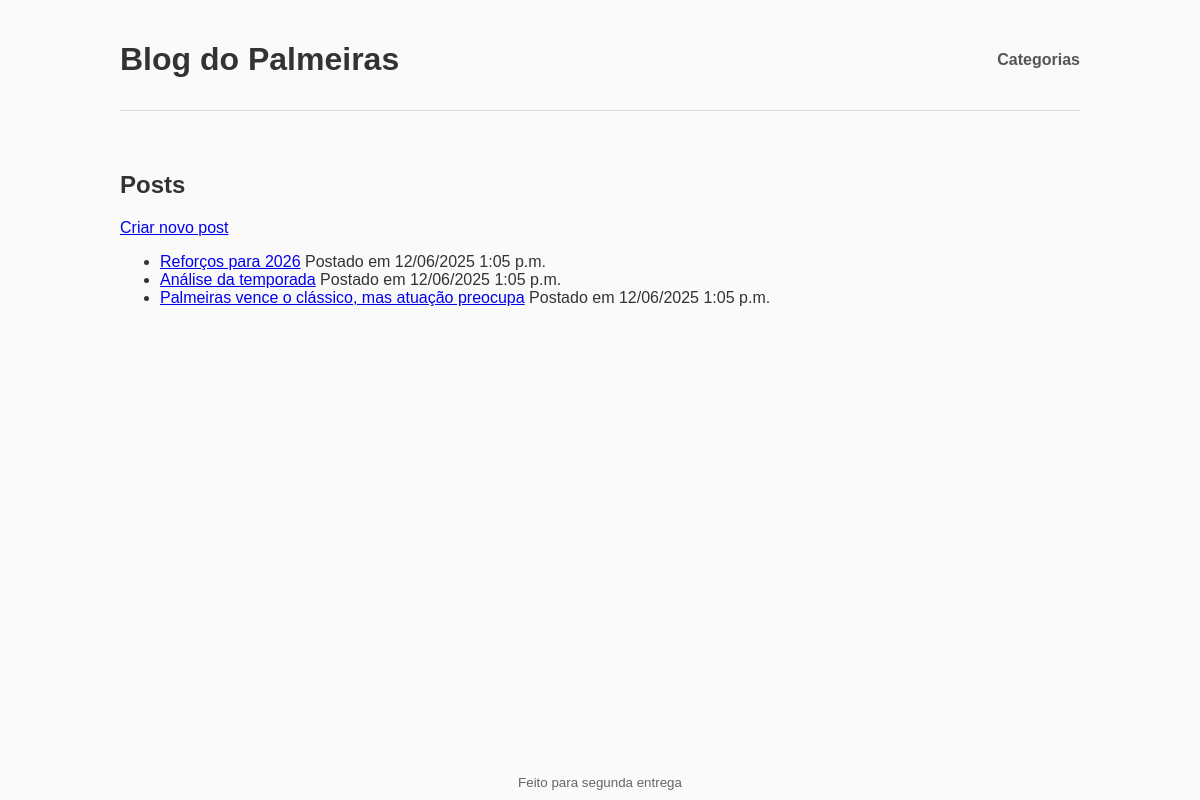
The page / on the database its author committed.
### blog_app/models.py (models this page shows, shortened)
class Post(models.Model):
    title = models.CharField(max_length=255)
    content = models.TextField(help_text="Armazene HTML aqui")
    posted_at = models.DateTimeField(auto_now_add=True)
    categories = models.ManyToManyField(Category, related_name='posts', blank=True)
    class Meta:
        ordering = ['-posted_at']
    def get_absolute_url(self):
        return reverse('post_detail', args=[str(self.id)])

### blog_app/views.py (the view)
# urls.py: path('', PostListView.as_view(), name='post_list'),
class PostListView(ListView):
    model = Post
    template_name = "blog_app/post_list.html"
    context_object_name = "posts"
    ordering = ['-posted_at']

### blog_app/templates/blog_app/post_list.html (shortened to what this page needs)
{% extends "index.html" %}
{% block content %}
  <h2>Posts</h2>
  <a href="{% url 'post_create' %}">Criar novo post</a>
  <ul>
    {% for post in posts %}
      <li><a href="{{ post.get_absolute_url }}">{{ post.title }}</a> Postado em {{ post.posted_at|date:"SHORT_DATETIME_FORMAT" }}</li>
    {% empty %}
      <li>Sem posts</li>
    {% endfor %}
  </ul>
{% endblock %}

### static/blog_app/style.css (style rules this page uses)
body { height: 100vh; display: flex; flex-direction: column; margin: 0; font-family: Arial, sans-serif; background: #fafafa; color: #333; }

### rows shown on the page
Post: title "Reforços para 2026", posted_at "12/06/2025 1:05 p.m."
Post: title "Análise da temporada", posted_at "12/06/2025 1:05 p.m."
Post: title "Palmeiras vence o clássico, mas atuação preocupa", posted_at "12/06/2025 1:05 p.m."
